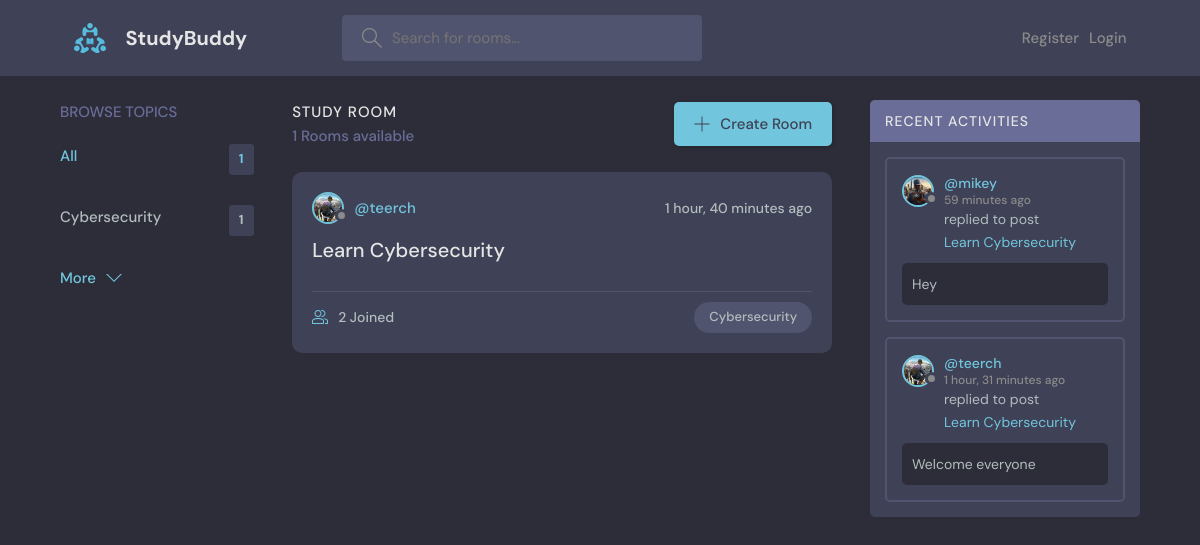
The page / on the database its author committed.
### base/models.py (models this page shows, shortened)
class Topic(models.Model):
    name = models.CharField(max_length=200)

class Room(models.Model):
    host = models.ForeignKey(User, on_delete=models.SET_NULL, null=True)
    topic = models.ForeignKey(Topic, on_delete=models.SET_NULL, null=True)
    name = models.CharField(max_length=200)
    description = models.TextField(null=True, blank=True)
    participants = models.ManyToManyField(User, blank=True, related_name='participants')
    updated = models.DateTimeField(auto_now=True)
    created = models.DateTimeField(auto_now_add=True)
    class Meta:
        ordering = ['-updated','-created']
    def __str__(self):
        return self.name

class User(AbstractUser):
    email = models.EmailField(unique=True, null=True)
    bio = models.TextField(null=True)
    avatar = models.ImageField(null=True, default="avatar.svg")
    USERNAME_FIELD = 'email'
    REQUIRED_FIELDS = []

class Message(models.Model):
    user = models.ForeignKey(User, on_delete=models.CASCADE)
    room = models.ForeignKey(Room, on_delete=models.CASCADE)
    body = models.TextField()
    updated = models.DateTimeField(auto_now=True)
    created = models.DateTimeField(auto_now_add=True)
    class Meta:
        ordering = ['-updated','-created']

### base/views.py (the view)
# urls.py: path('', views.index, name='home'),
def index(request):
    q = request.GET.get('q', '')
    rooms = Room.objects.filter(
        Q(topic__name__icontains=q) |
        Q(name__icontains=q) |
        Q(description__icontains=q)
        )
    topics = Topic.objects.all()[:3]
    room_count = rooms.count()
    room_activity = Message.objects.filter(Q(room__topic__name__icontains=q))[:5]
    context = {'rooms': rooms, 'topics': topics, 'room_count': room_count, 'room_activity': room_activity}
    return render(request, 'base/home.html', context)

### base/templates/base/home.html (shortened to what this page needs)
{% extends "layout.html" %}
{% block content %}
<main class="layout layout--3">
  <div class="container">
    {% include 'base/topics_component.html' %}
    <div class="roomList">
      <div class="roomList__header">
        <div>
          <h2>Study Room</h2>
          <p>{{room_count}} Rooms available</p>
        </div>
        <a class="btn btn--main" href="{% url 'create_room' %}">
          <svg
            version="1.1"
            xmlns="http://www.w3.org/2000/svg"
            width="32"
            height="32"
            viewBox="0 0 32 32"
          >
            <title>add</title>
            <path
              d="M16.943 0.943h-1.885v14.115h-14.115v1.885h14.115v14.115h1.885v-14.115h14.115v-1.885h-14.115v-14.115z"
            ></path>
          </svg>
          Create Room
        </a>
      </div>
      {% include 'base/feed_component.html' %}
    </div>
    {% include 'base/activity_component.html' %}
  </div>
</main>
{% endblock  %}

### base/templates/base/topics_component.html
<div class="topics">
    <div class="topics__header">
      <h2>Browse Topics</h2>
    </div>
    <ul class="topics__list">
      <li>
        <a href="{% url 'home' %}" class="active">All <span>{{topics.count}}</span></a>
      </li>
      {% for topic in topics %}
      <li>
        <a href="{% url 'home' %}?q={{topic.name|urlencode}}">{{topic.name}} <span>{{topic.room_set.all.count}}</span></a>
      </li>
      {% endfor %}
    </ul>
    <a class="btn btn--link" href="{% url 'topics' %}">
      More
      <svg
        version="1.1"
        xmlns="http://www.w3.org/2000/svg"
        width="32"
        height="32"
        viewBox="0 0 32 32"
      >
        <title>chevron-down</title>
        <path d="M16 21l-13-13h-3l16 16 16-16h-3l-13 13z"></path>
      </svg>
    </a>
</div>

### base/templates/base/feed_component.html (shortened to what this page needs)
{% for room in rooms %}
    <div class="roomListRoom">
        <div class="roomListRoom__header">
        <a href="{% url 'profile' room.host.id %}" class="roomListRoom__author">
            <div class="avatar avatar--small">
            <img src="{{room.host.avatar.url}}" />
            </div>
            <span>@{{room.host.username}}</span>
        </a>
        <div class="roomListRoom__actions">
            <span>{{room.created|timesince}} ago</span>
        </div>
        </div>
        <div class="roomListRoom__content">
        <a href="{% url 'room' room.id %}">{{room.name}}</a>
        </div>
        <div class="roomListRoom__meta">
        <a href="{% url 'room' room.id %}" class="roomListRoom__joined">
            {{room.participants.all.count}} Joined
        </a>
        <p class="roomListRoom__topic">{{room.topic.name}}</p>
        </div>
    </div>
{% endfor %}

### base/templates/base/activity_component.html (shortened to what this page needs)
<div class="activities">
    <div class="activities__header">
      <h2>Recent Activities</h2>
    </div>
    {% for message in room_activity %}
    <div class="activities__box">
      <div class="activities__boxHeader roomListRoom__header">
        <a href="{% url 'profile' message.user.id %}" class="roomListRoom__author">
          <div class="avatar avatar--small">
            <img src="{{message.user.avatar.url}}" />
          </div>
          <p>
            @{{message.user.username}}
            <span>{{message.created|timesince}} ago</span>
          </p>
        </a>
      </div>
      <div class="activities__boxContent">
        <p>
          replied to post <a href="{% url 'room' message.room.id %}">{{message.room}}</a>
        </p>
        <div class="activities__boxRoomContent">
          {{message.body}}
        </div>
      </div>
    </div>
    {% endfor %}
  </div>

### rows shown on the page
Topic: name "Cybersecurity", room_set.all.count "1"
Room: host.avatar (picture), host.username "teerch", created "1 hour, 40 minutes", name "Learn Cybersecurity", participants.all.count "2", topic.name "Cybersecurity"
Message: user.avatar (picture), user.username "mikey", created "59 minutes", room "Learn Cybersecurity", body "Hey"
Message: user.avatar (picture), user.username "teerch", created "1 hour, 31 minutes", room "Learn Cybersecurity", body "Welcome everyone"

### other values the page prints
{{ topics.count }} "1"
{{ room_count }} "1"
